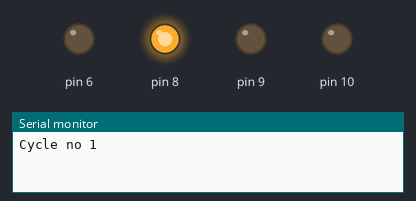
Recording of a sketch running on a simulated Arduino Uno, built with avr-gcc and run on an emulated ATmega328P. Parts: output pins drawn as LEDs (lit = HIGH), the last lines printed to the serial monitor.

Above: at 0.1 s.
At 1.6 s:
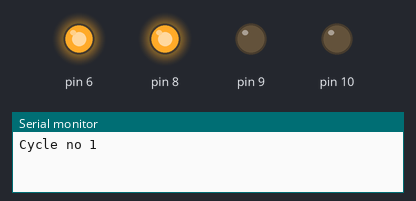
At 3.1 s:
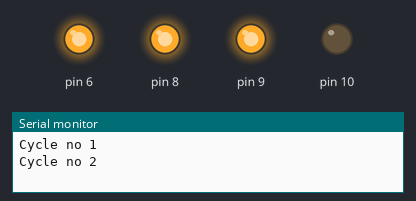
At 6.2 s:
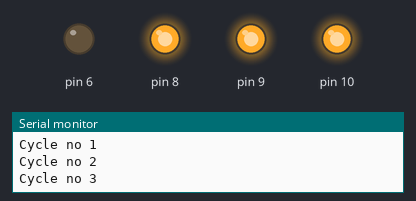
Timing chart, 0 to 7.7 s (numbered marks = the images above):
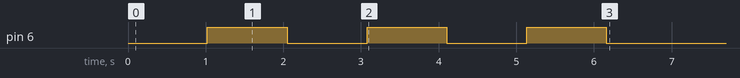

The sketch:

3.4-Boole.ino
```cpp
int x = 1;
int y;

void setup()
{

    Serial.begin(9600);
    pinMode(10,OUTPUT);
    pinMode(9,OUTPUT);
    pinMode(8,OUTPUT);
    pinMode(6, OUTPUT);

    while (x < 4) {

        Serial.print("Cycle no ");
        Serial.println(x);


        digitalWrite((x + 7),HIGH);
       for (y = 0; y < 256; y=y + 1 ){
        analogWrite(6,y);
        delay(4);
    }

   for (y=255;y>=0; y=y-1){
        analogWrite(6,y);
        delay(4);
    }
        x = x + 1;
    }
}

void loop()
{

}
```
